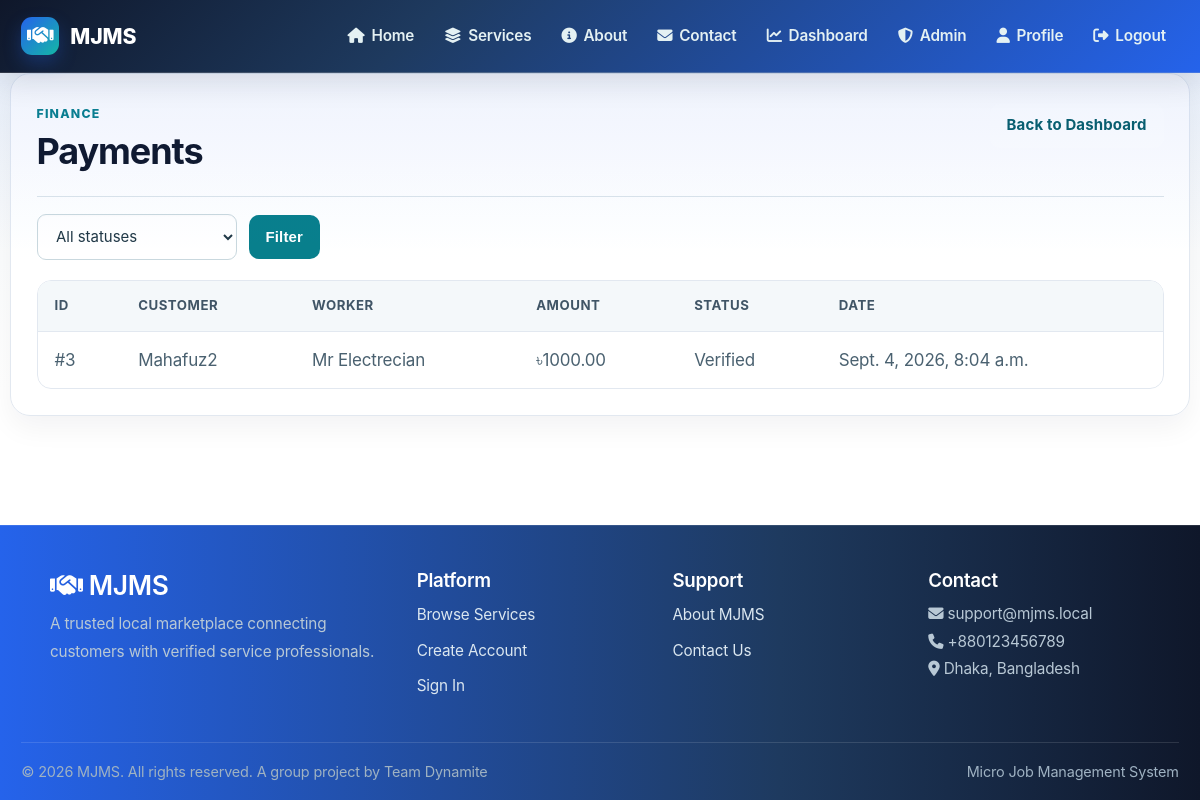
Page /dashboard/admin/payments/ (signed in) on the committed database.
### payments/models.py (models this page shows, shortened)
class Payment(models.Model):
    PAYMENT_METHOD_CHOICES = [
        ('Cash', 'Cash'),
        ('BKash', 'BKash'),
        ('Nagad', 'Nagad'),
        ('Mobile Banking', 'Mobile Banking'),
        ('Card', 'Card'),
        ('Digital Wallet', 'Digital Wallet'),
    ]
    PAYMENT_STATUS_CHOICES = [
        ('Pending', 'Pending - Awaiting Verification'),
        ('Verified', 'Verified - Payment Confirmed'),
        ('Failed', 'Failed'),
        ('Refunded', 'Refunded'),
    ]
    job = models.OneToOneField(
        'bookings.Job',
        on_delete=models.CASCADE,
        related_name='payment',
        null=True,
        blank=True
    )
    booking = models.OneToOneField(
        'bookings.Booking',
        on_delete=models.CASCADE,
        related_name='payment_legacy',
        null=True,
        blank=True
    )
    customer_amount = models.DecimalField(
        max_digits=10, decimal_places=2, default=0,
        help_text="Total amount customer pays (e.g., 1500)"
    )
    platform_commission = models.DecimalField(
        max_digits=10,
        decimal_places=2,
        default=0,
        help_text="Platform commission - automatically calculated"
    )
    worker_amount = models.DecimalField(
        max_digits=10,
        decimal_places=2,
        default=0,
        help_text="Worker earnings after platform commission"
    )
    payment_method = models.CharField(
        max_length=25,
        choices=PAYMENT_METHOD_CHOICES,
        default='BKash'
    )
    transaction_id = models.CharField(
        max_length=100,
        unique=True,
        blank=True,
        null=True,
        help_text="Transaction ID from payment gateway or manual entry"
    )
    payment_status = models.CharField(
        max_length=20,
        choices=PAYMENT_STATUS_CHOICES,
        default='Pending'
    )
    payment_date = models.DateTimeField(auto_now_add=True)
    verified_date = models.DateTimeField(
        null=True,
        blank=True,
        help_text="When payment was verified/confirmed"
    )
    receipt = models.FileField(
        upload_to='payment_receipts/',
        blank=True,
        null=True,
        help_text="Receipt/proof of payment"
    )
    commission_rate = models.DecimalField(
    max_digits=5,
    decimal_places=2,
    null=True,
    blank=True,
    help_text="Commission percentage used for this payment"
)
    verification_method = models.CharField(
        max_length=20,
        choices=[
            ('Manual', 'Manual - Admin Verified'),
            ('Gateway', 'Gateway - API Verified'),
            ('Receipt', 'Receipt - Uploaded Proof'),
        ],
        default='Manual',
        help_text="How the payment was verified"
    )
    gateway_response = models.JSONField(
        default=dict, blank=True,
        help_text="Raw response from payment gateway"
    )
    gateway_status = models.CharField(
        max_length=50, blank=True, default='',
        help_text="Status returned by payment gateway"
    )
    worker_payout_status = models.CharField(
        max_length=20,
        choices=[
            ('Pending', 'Pending - Awaiting Payment'),
            ('Available', 'Available - Ready for Withdrawal'),
            ('Withdrawn', 'Withdrawn'),
        ],
        default='Pending'
    )
    refund_reason = models.CharField(
        max_length=255,
        blank=True
    )
    refunded_at = models.DateTimeField(
        null=True,
        blank=True
    )
    class Meta:
        ordering = ['-payment_date']
        indexes = [
            models.Index(
                fields=['payment_status', 'payment_date']
            ),
            models.Index(fields=['job']),
            models.Index(fields=['worker_payout_status']),
        ]

### bookings/models.py (models this page shows, shortened)
class Booking(models.Model):
    STATUS_CHOICES = [
        ('Pending', 'Pending'),
        ('Confirmed', 'Confirmed'),
        ('Accepted', 'Accepted'),
        ('Open', 'Open'),
        ('Assigned', 'Assigned'),
        ('In Progress', 'In Progress'),
        ('Completed', 'Completed'),
        ('Cancelled', 'Cancelled'),
    ]
    BOOKING_TYPE_CHOICES = [
        ('BOOK_THIS_SERVICE', 'Book This Service'),
        ('HIRE_ME', 'Hire Me'),
    ]
    customer = models.ForeignKey(
        settings.AUTH_USER_MODEL,
        on_delete=models.CASCADE,
        related_name='customer_bookings'
    )
    service = models.ForeignKey(
        Service,
        on_delete=models.CASCADE,
        related_name='bookings'
    )
    worker = models.ForeignKey(
        settings.AUTH_USER_MODEL,
        on_delete=models.SET_NULL,
        null=True,
        blank=True,
        related_name='worker_bookings'
    )
    booking_date = models.DateField()
    booking_time = models.TimeField()
    address = models.TextField()
    problem_description = models.TextField()
    problem_photo = models.ImageField(
        upload_to='booking_problem_photos/',
        blank=True,
        null=True,
    )
    status = models.CharField(
        max_length=20,
        choices=STATUS_CHOICES,
        default='Pending'
    )
    booking_type = models.CharField(
        max_length=30,
        choices=BOOKING_TYPE_CHOICES,
        default='BOOK_THIS_SERVICE',
        help_text='How the customer created this booking: Book This Service or Hire Me.'
    )
    proposed_price = models.DecimalField(
        max_digits=10,
        decimal_places=2,
        null=True,
        blank=True,
        help_text='Customer proposal before the price is agreed.'
    )
    actual_price = models.DecimalField(
        max_digits=10,
        decimal_places=2,
        null=True,
        blank=True,
        help_text='Current negotiated price for the service.'
    )
    price_agreed = models.BooleanField(default=False)
    price_agreed_at = models.DateTimeField(null=True, blank=True)
    created_at = models.DateTimeField(auto_now_add=True)
    updated_at = models.DateTimeField(auto_now=True)
    class Meta:
        ordering = ['-created_at']

### accounts/models.py (models this page shows, shortened)
class CustomUser(AbstractBaseUser, PermissionsMixin):
    ROLE_CHOICES = (
        ('customer', 'Customer'),
        ('worker', 'Worker'),
        ('admin', 'Admin'),
    )
    first_name = models.CharField(max_length=150, blank=True)
    last_name = models.CharField(max_length=150, blank=True)
    email = models.EmailField(unique=True)
    is_staff = models.BooleanField(default=False)
    is_active = models.BooleanField(default=True)
    date_joined = models.DateTimeField(auto_now_add=False, null=True)
    objects = CustomUserManager()
    USERNAME_FIELD = 'email'
    REQUIRED_FIELDS = []
    def __init__(self, *args, **kwargs):
        legacy_verified = kwargs.pop('is_verified_worker', None)
        if legacy_verified is not None:
            kwargs['worker_status'] = 'APPROVED' if legacy_verified else 'PENDING'
        super().__init__(*args, **kwargs)
    WORKER_STATUS_CHOICES = [
        ('PENDING', 'Pending Approval'),
        ('APPROVED', 'Approved'),
        ('REJECTED', 'Rejected'),
        ('BLOCKED', 'Blocked'),
    ]
    CUSTOMER_STATUS_CHOICES = [
        ('ACTIVE', 'Active'),
        ('BLOCKED', 'Blocked'),
    ]
    role = models.CharField(max_length=20, choices=ROLE_CHOICES, default='customer')
    phone = models.CharField(max_length=15, blank=True, null=True)
    address = models.TextField(blank=True, null=True)
    city = models.CharField(max_length=100, blank=True, null=True)
    profile_picture = models.ImageField(
        upload_to='profile_pictures/',
        blank=True,
        null=True
    )
    preferred_contact_method = models.CharField(
        max_length=20,
        choices=(
            ('Email', 'Email'),
            ('SMS', 'SMS'),
        ),
        default='Email'
    )
    receive_notifications = models.BooleanField(default=True)
    is_blocked = models.BooleanField(default=False)
    worker_status = models.CharField(
        max_length=20,
        choices=WORKER_STATUS_CHOICES,
        default='PENDING',
        null=True,
        blank=True,
        help_text="Status for worker accounts only"
    )
    customer_status = models.CharField(
        max_length=20,
        choices=CUSTOMER_STATUS_CHOICES,
        default='ACTIVE',
        null=True,
        blank=True,
        help_text="Status for customer accounts only"
    )
    created_at = models.DateTimeField(auto_now_add=True, null=True)
    updated_at = models.DateTimeField(auto_now=True)
    def get_full_name(self):
        return f'{self.first_name} {self.last_name}'.strip()
    @property
    def is_verified_worker(self):
        """Backward-compatible alias for the worker approval status."""
        return self.role == 'worker' and self.worker_status == 'APPROVED'
    class Meta:
        indexes = [
            models.Index(fields=['role', 'created_at']),
            models.Index(fields=['is_blocked']),
        ]

### dashboard/admin_views.py (the view)
# urls.py: path('admin/payments/', admin_views.admin_payments_list, name='admin_payments_list'),
@staff_member_required
def admin_payments_list(request):
    status = request.GET.get('status', 'all')
    method = request.GET.get('method', 'all')
    page = int(request.GET.get('page', 1))
    payments = Payment.objects.select_related(
        'job__customer',
        'job__worker',
        'booking__customer',
        'booking__worker',
    ).order_by('-payment_date')
    if status != 'all':
        payments = payments.filter(payment_status=status)
    if method != 'all':
        payments = payments.filter(payment_method=method)
    per_page = 20
    start = (page - 1) * per_page
    end = start + per_page
    total_pages = (payments.count() + per_page - 1) // per_page
    payments = payments[start:end]
    context = {
        'payments': payments,
        'status_selected': status,
        'method_selected': method,
        'page': page,
        'total_pages': total_pages,
    }
    return render(request, 'dashboard/admin_payments_list.html', context)

### notifications/views.py (called while the page is built)
def notification_context(request):
    if not request.user.is_authenticated:
        return {}
    return {
        'unread_notification_count': Notification.objects.filter(
            user=request.user,
            is_read=False,
        ).count(),
    }

### templates/dashboard/admin_payments_list.html (shortened to what this page needs)
{% extends 'base.html' %}
{% block content %}
<div class="card">
    <div class="booking-page__header">
        <div>
            <p class="section-kicker">Finance</p>
            <h2>Payments</h2>
        </div>
        <a href="{% url 'dashboard_home' %}" class="btn btn-outline-secondary">Back to Dashboard</a>
    </div>
    <form method="get" class="filter-form" style="margin-bottom:20px;">
        <div style="display:flex; gap:12px; flex-wrap:wrap; align-items:center;">
            <select name="status" class="form-control" style="max-width:200px;">
                <option value="all" {% if status_selected == 'all' %}selected{% endif %}>All statuses</option>
            </select>
            <button type="submit" class="btn btn-primary">Filter</button>
        </div>
    </form>
    <div class="table-responsive">
        <table class="table">
            <thead>
                <tr>
                    <th>ID</th>
                    <th>Customer</th>
                    <th>Worker</th>
                    <th>Amount</th>
                    <th>Status</th>
                    <th>Date</th>
                </tr>
            </thead>
            <tbody>
                {% for payment in payments %}
                <tr>
                    <td>#{{ payment.id }}</td>
                    {% if payment.job %}
                        <td>{{ payment.job.customer.get_full_name|default:payment.job.customer.email }}</td>
                        <td>{{ payment.job.worker.get_full_name|default:payment.job.worker.email }}</td>
                    {% elif payment.booking %}
                        <td>{{ payment.booking.customer.get_full_name|default:payment.booking.customer.email }}</td>
                        <td>{{ payment.booking.worker.get_full_name|default:payment.booking.worker.email }}</td>
                    {% else %}
                        <td>Unknown customer</td>
                        <td>Unknown worker</td>
                    {% endif %}
                    <td>৳{{ payment.customer_amount }}</td>
                    <td>{{ payment.payment_status }}</td>
                    <td>{{ payment.payment_date }}</td>
                </tr>
                {% empty %}
                <tr><td colspan="6">No payments found.</td></tr>
                {% endfor %}
            </tbody>
        </table>
    </div>
</div>
{% endblock %}

### rows in the picture
Payment: id "3", booking.customer.get_full_name "Mahafuz2", booking.worker.get_full_name "Mr Electrecian", customer_amount "1000.00", payment_status "Verified", payment_date "Sept. 4, 2026, 8:04 a.m."
